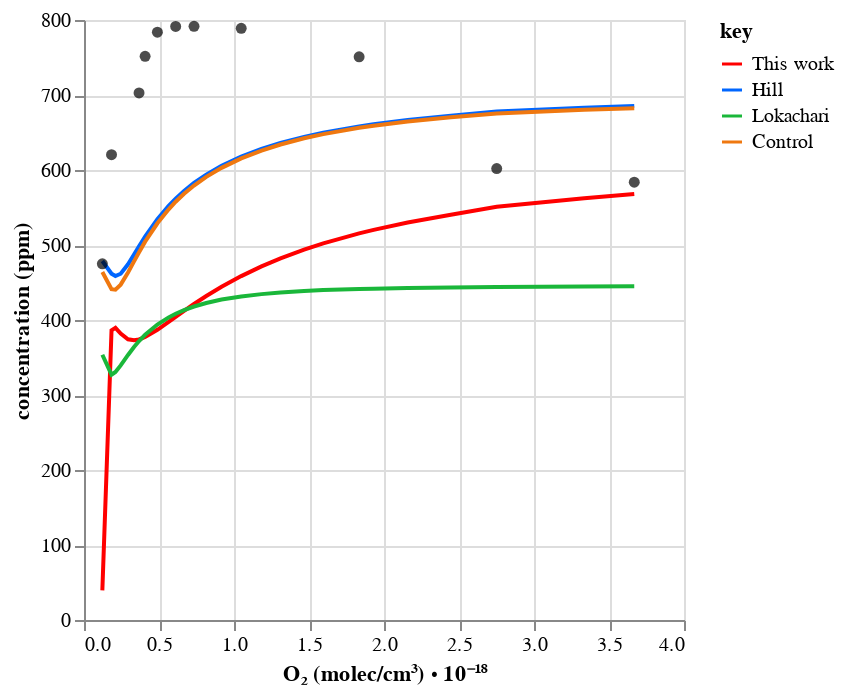
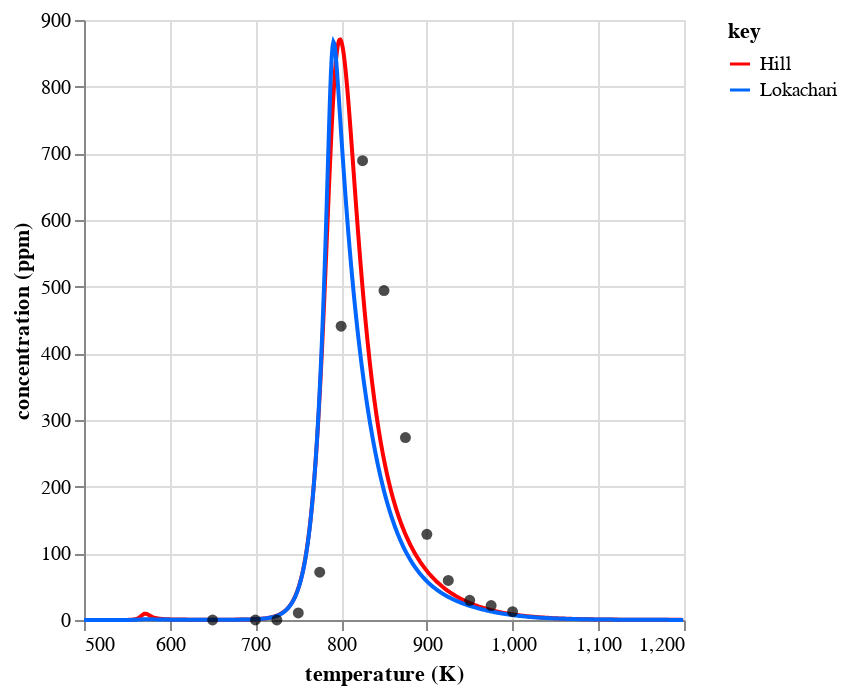
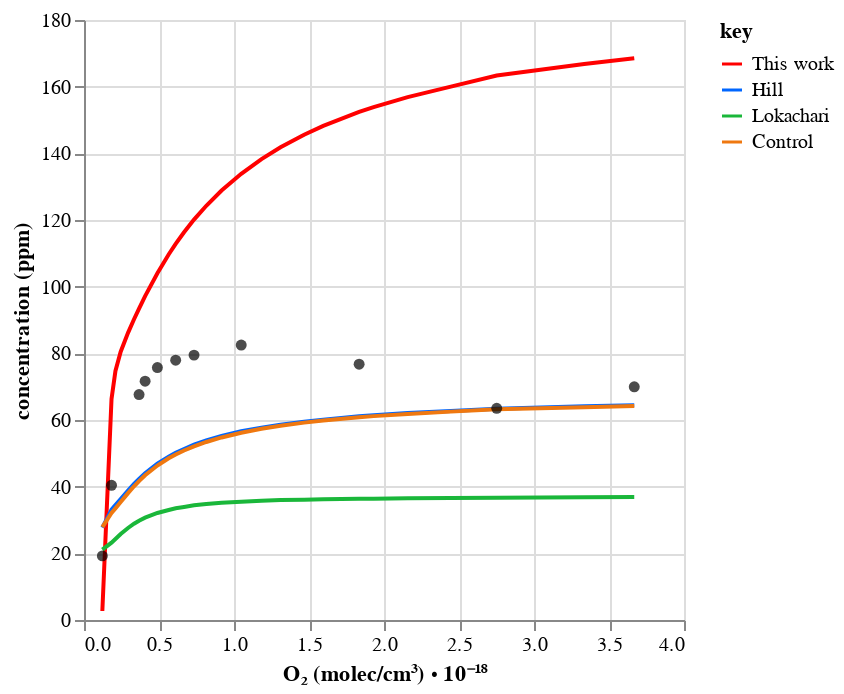
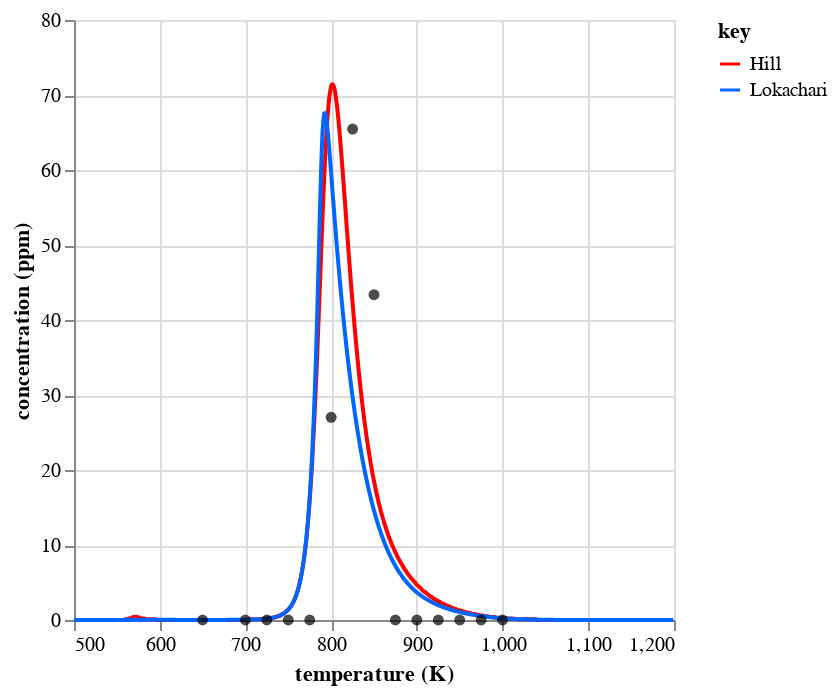

Here is the notebook cell these charts were saved with, in order:
### Code cell
chart_o2_dct = workflow.plot_o2_simulation(
    tag,
    line_source_=["Hill", "Lokachari"],
    point_source="Experiment",
    root_path=root_path,
    control=True,
)
chart_t_dct = workflow.plot_t_simulation(
    tag,
    line_source_=["Hill", "Lokachari"],
    point_source="Experiment",
    root_path=root_path,
    control=False,
)
# for name in chart_o2_dct:
for name in chart_t_dct:
    print(name, smiles_dct[name])
    chi = amchi_dct[name]
    automol.amchi.display(chi)
    chart_o2 = chart_o2_dct[name]
    display(chart_o2)
    chart_t = chart_t_dct[name]
    display(chart_t)

### Figure 1 — Vega-Lite specification as saved in the notebook (floating-point values rounded to 4 significant figures)
{"config": {"view": {"continuousWidth": 300, "continuousHeight": 300}}, "layer": [{"data": {"name": "data-a2fe264fff430966f3b65ac6851e4b63"}, "mark": {"type": "line"}, "encoding": {"color": {"field": "key", "scale": {"domain": ["This work", "Hill", "Lokachari", "Control"], "range": ["#ff0000", "#0066ff", "#1ab73a", "#ef7810"]}, "type": "nominal"}, "x": {"field": "O2_molecules", "title": "O₂ (molec/cm³) ⋅ 10⁻¹⁸", "type": "quantitative"}, "y": {"field": "value", "title": "concentration (ppm)", "type": "quantitative"}}, "transform": [{"fold": ["This work", "Hill", "Lokachari", "Control"]}]}, {"data": {"name": "data-4b82953d89d4de3f4f86e035719410fe"}, "mark": {"type": "circle"}, "encoding": {"color": {"value": "black"}, "x": {"field": "O2_molecules", "type": "quantitative"}, "y": {"field": "Experiment", "type": "quantitative"}}}], "$schema": "https://vega.github.io/schema/vega-lite/v5.20.1.json", "datasets": {"data-a2fe264fff430966f3b65ac6851e4b63": [{"O2_molecules": 0.1223, "This work": 39.52, "Hill": 478.7, "Lokachari": 353.7, "Control": 463.9}, {"O2_molecules": 0.1835, "This work": 386.2, "Hill": 461.8, "Lokachari": 327.1, "Control": 441.2}, {"O2_molecules": 0.2096, "This work": 389.6, "Hill": 458.6, "Lokachari": 330.7, "Control": 440.5}, {"O2_molecules": 0.2446, "This work": 381.8, "Hill": 461.7, "Lokachari": 339.5, "Control": 447.1}, {"O2_molecules": 0.2935, "This work": 374.3, "Hill": 474.3, "Lokachari": 353.4, "Control": 463.3}, {"O2_molecules": 0.3335, "This work": 372.9, "Hill": 487.2, "Lokachari": 364.0, "Control": 478.2}, {"O2_molecules": 0.367, "This work": 374.1, "Hill": 498.2, "Lokachari": 371.9, "Control": 490.4}, {"O2_molecules": 0.4074, "This work": 377.3, "Hill": 511.1, "Lokachari": 380.3, "Control": 504.4}, {"O2_molecules": 0.4893, "This work": 387.0, "Hill": 534.3, "Lokachari": 393.9, "Control": 529.0}, {"O2_molecules": 0.5644, "This work": 397.5, "Hill": 552.1, "Lokachari": 403.5, "Control": 547.6}, {"O2_molecules": 0.6112, "This work": 404.3, "Hill": 561.8, "Lokachari": 408.3, "Control": 557.7}, {"O2_molecules": 0.667, "This work": 412.2, "Hill": 572.0, "Lokachari": 413.2, "Control": 568.2}, {"O2_molecules": 0.7335, "This work": 421.3, "Hill": 582.7, "Lokachari": 418.0, "Control": 579.3}, {"O2_molecules": 0.8152, "This work": 432.0, "Hill": 593.9, "Lokachari": 422.7, "Control": 590.8}, {"O2_molecules": 0.9171, "This work": 444.3, "Hill": 605.6, "Lokachari": 427.3, "Control": 602.9}, {"O2_molecules": 1.048, "This work": 458.5, "Hill": 617.9, "Lokachari": 431.3, "Control": 615.5}, {"O2_molecules": 1.183, "This work": 471.4, "Hill": 628.1, "Lokachari": 434.5, "Control": 625.9}, {"O2_molecules": 1.31, "This work": 482.1, "Hill": 636.0, "Lokachari": 436.7, "Control": 634.0}, {"O2_molecules": 1.467, "This work": 493.8, "Hill": 644.1, "Lokachari": 438.7, "Control": 642.3}, {"O2_molecules": 1.595, "This work": 502.1, "Hill": 649.6, "Lokachari": 439.9, "Control": 647.8}, {"O2_molecules": 1.834, "This work": 515.5, "Hill": 658.0, "Lokachari": 441.4, "Control": 656.3}, {"O2_molecules": 1.931, "This work": 520.2, "Hill": 660.9, "Lokachari": 441.8, "Control": 659.1}, {"O2_molecules": 2.158, "This work": 530.0, "Hill": 666.6, "Lokachari": 442.6, "Control": 664.7}, {"O2_molecules": 2.446, "This work": 540.3, "Hill": 672.3, "Lokachari": 443.3, "Control": 670.2}, {"O2_molecules": 2.751, "This work": 551.0, "Hill": 677.9, "Lokachari": 444.0, "Control": 675.4}, {"O2_molecules": 3.335, "This work": 562.3, "Hill": 683.1, "Lokachari": 444.6, "Control": 680.2}, {"O2_molecules": 3.668, "This work": 568.1, "Hill": 685.5, "Lokachari": 445.1, "Control": 682.2}], "data-4b82953d89d4de3f4f86e035719410fe": [{"O2_molecules": 0.1223, "Experiment": 475.0}, {"O2_molecules": 0.1835, "Experiment": 620.4}, {"O2_molecules": 0.367, "Experiment": 702.8}, {"O2_molecules": 0.4074, "Experiment": 751.5}, {"O2_molecules": 0.4893, "Experiment": 783.7}, {"O2_molecules": 0.6112, "Experiment": 791.4}, {"O2_molecules": 0.7335, "Experiment": 791.6}, {"O2_molecules": 1.048, "Experiment": 788.9}, {"O2_molecules": 1.834, "Experiment": 751.0}, {"O2_molecules": 2.751, "Experiment": 602.0}, {"O2_molecules": 3.668, "Experiment": 583.8}]}}

### Figure 2 — Vega-Lite specification as saved in the notebook (floating-point values rounded to 4 significant figures; data arrays with more than 128 entries replaced by an {"elided": "..."} marker saying what was removed)
{"config": {"view": {"continuousWidth": 300, "continuousHeight": 300}}, "layer": [{"data": {"name": "data-587c97f4a7a95d28dbf591758d14aa07"}, "mark": {"type": "line"}, "encoding": {"color": {"field": "key", "scale": {"domain": ["Hill", "Lokachari"], "range": ["#ff0000", "#0066ff"]}, "type": "nominal"}, "x": {"field": "temperature", "title": "temperature (K)", "type": "quantitative"}, "y": {"field": "value", "title": "concentration (ppm)", "type": "quantitative"}}, "transform": [{"fold": ["Hill", "Lokachari"]}]}, {"data": {"name": "data-91fd7b235e5af322ec79d554ea1aa21f"}, "mark": {"type": "circle"}, "encoding": {"color": {"value": "black"}, "x": {"field": "temperature", "type": "quantitative"}, "y": {"field": "Experiment", "type": "quantitative"}}}], "$schema": "https://vega.github.io/schema/vega-lite/v5.20.1.json", "datasets": {"data-587c97f4a7a95d28dbf591758d14aa07": {"elided": "700 records"}, "data-91fd7b235e5af322ec79d554ea1aa21f": [{"temperature": 650, "Experiment": 0.0}, {"temperature": 700, "Experiment": 0.0}, {"temperature": 725, "Experiment": 0.0}, {"temperature": 750, "Experiment": 10.55}, {"temperature": 775, "Experiment": 71.72}, {"temperature": 800, "Experiment": 440.6}, {"temperature": 825, "Experiment": 688.9}, {"temperature": 850, "Experiment": 494.2}, {"temperature": 875, "Experiment": 273.7}, {"temperature": 900, "Experiment": 128.5}, {"temperature": 925, "Experiment": 59.38}, {"temperature": 950, "Experiment": 29.48}, {"temperature": 975, "Experiment": 21.68}, {"temperature": 1000, "Experiment": 12.54}]}}

### Figure 3 — Vega-Lite specification as saved in the notebook (floating-point values rounded to 4 significant figures)
{"config": {"view": {"continuousWidth": 300, "continuousHeight": 300}}, "layer": [{"data": {"name": "data-c421e8b30380e0ebf3b23a314e076f32"}, "mark": {"type": "line"}, "encoding": {"color": {"field": "key", "scale": {"domain": ["This work", "Hill", "Lokachari", "Control"], "range": ["#ff0000", "#0066ff", "#1ab73a", "#ef7810"]}, "type": "nominal"}, "x": {"field": "O2_molecules", "title": "O₂ (molec/cm³) ⋅ 10⁻¹⁸", "type": "quantitative"}, "y": {"field": "value", "title": "concentration (ppm)", "type": "quantitative"}}, "transform": [{"fold": ["This work", "Hill", "Lokachari", "Control"]}]}, {"data": {"name": "data-cf989b38a5c47983aff418ceb98a0330"}, "mark": {"type": "circle"}, "encoding": {"color": {"value": "black"}, "x": {"field": "O2_molecules", "type": "quantitative"}, "y": {"field": "Experiment", "type": "quantitative"}}}], "$schema": "https://vega.github.io/schema/vega-lite/v5.20.1.json", "datasets": {"data-c421e8b30380e0ebf3b23a314e076f32": [{"O2_molecules": 0.1223, "This work": 2.708, "Hill": 27.7, "Lokachari": 21.1, "Control": 27.87}, {"O2_molecules": 0.1835, "This work": 66.32, "Hill": 33.1, "Lokachari": 23.2, "Control": 32.13}, {"O2_molecules": 0.2096, "This work": 74.72, "Hill": 34.5, "Lokachari": 24.3, "Control": 33.5}, {"O2_molecules": 0.2446, "This work": 80.51, "Hill": 36.3, "Lokachari": 25.8, "Control": 35.4}, {"O2_molecules": 0.2935, "This work": 86.14, "Hill": 38.8, "Lokachari": 27.6, "Control": 38.07}, {"O2_molecules": 0.3335, "This work": 90.21, "Hill": 40.8, "Lokachari": 28.9, "Control": 40.11}, {"O2_molecules": 0.367, "This work": 93.42, "Hill": 42.3, "Lokachari": 29.8, "Control": 41.68}, {"O2_molecules": 0.4074, "This work": 97.17, "Hill": 44.0, "Lokachari": 30.7, "Control": 43.41}, {"O2_molecules": 0.4893, "This work": 104.0, "Hill": 46.9, "Lokachari": 32.1, "Control": 46.33}, {"O2_molecules": 0.5644, "This work": 109.6, "Hill": 49.0, "Lokachari": 33.0, "Control": 48.5}, {"O2_molecules": 0.6112, "This work": 112.8, "Hill": 50.2, "Lokachari": 33.5, "Control": 49.66}, {"O2_molecules": 0.667, "This work": 116.3, "Hill": 51.3, "Lokachari": 33.9, "Control": 50.86}, {"O2_molecules": 0.7335, "This work": 120.1, "Hill": 52.6, "Lokachari": 34.4, "Control": 52.11}, {"O2_molecules": 0.8152, "This work": 124.3, "Hill": 53.9, "Lokachari": 34.8, "Control": 53.41}, {"O2_molecules": 0.9171, "This work": 128.8, "Hill": 55.2, "Lokachari": 35.2, "Control": 54.77}, {"O2_molecules": 1.048, "This work": 133.9, "Hill": 56.6, "Lokachari": 35.5, "Control": 56.18}, {"O2_molecules": 1.183, "This work": 138.3, "Hill": 57.7, "Lokachari": 35.8, "Control": 57.36}, {"O2_molecules": 1.31, "This work": 141.8, "Hill": 58.6, "Lokachari": 36.0, "Control": 58.27}, {"O2_molecules": 1.467, "This work": 145.6, "Hill": 59.5, "Lokachari": 36.1, "Control": 59.21}, {"O2_molecules": 1.595, "This work": 148.2, "Hill": 60.1, "Lokachari": 36.2, "Control": 59.85}, {"O2_molecules": 1.834, "This work": 152.4, "Hill": 61.1, "Lokachari": 36.4, "Control": 60.83}, {"O2_molecules": 1.931, "This work": 153.9, "Hill": 61.4, "Lokachari": 36.4, "Control": 61.16}, {"O2_molecules": 2.158, "This work": 156.9, "Hill": 62.1, "Lokachari": 36.5, "Control": 61.83}, {"O2_molecules": 2.446, "This work": 160.0, "Hill": 62.7, "Lokachari": 36.6, "Control": 62.51}, {"O2_molecules": 2.751, "This work": 163.3, "Hill": 63.4, "Lokachari": 36.7, "Control": 63.19}, {"O2_molecules": 3.335, "This work": 166.8, "Hill": 64.1, "Lokachari": 36.8, "Control": 63.86}, {"O2_molecules": 3.668, "This work": 168.6, "Hill": 64.4, "Lokachari": 36.9, "Control": 64.18}], "data-cf989b38a5c47983aff418ceb98a0330": [{"O2_molecules": 0.1223, "Experiment": 19.23}, {"O2_molecules": 0.1835, "Experiment": 40.42}, {"O2_molecules": 0.367, "Experiment": 67.63}, {"O2_molecules": 0.4074, "Experiment": 71.63}, {"O2_molecules": 0.4893, "Experiment": 75.73}, {"O2_molecules": 0.6112, "Experiment": 77.94}, {"O2_molecules": 0.7335, "Experiment": 79.47}, {"O2_molecules": 1.048, "Experiment": 82.48}, {"O2_molecules": 1.834, "Experiment": 76.73}, {"O2_molecules": 2.751, "Experiment": 63.51}, {"O2_molecules": 3.668, "Experiment": 69.95}]}}

### Figure 4 — Vega-Lite specification as saved in the notebook (floating-point values rounded to 4 significant figures; data arrays with more than 128 entries replaced by an {"elided": "..."} marker saying what was removed)
{"config": {"view": {"continuousWidth": 300, "continuousHeight": 300}}, "layer": [{"data": {"name": "data-f3b0e282d96995ae16c9dfe18534e231"}, "mark": {"type": "line"}, "encoding": {"color": {"field": "key", "scale": {"domain": ["Hill", "Lokachari"], "range": ["#ff0000", "#0066ff"]}, "type": "nominal"}, "x": {"field": "temperature", "title": "temperature (K)", "type": "quantitative"}, "y": {"field": "value", "title": "concentration (ppm)", "type": "quantitative"}}, "transform": [{"fold": ["Hill", "Lokachari"]}]}, {"data": {"name": "data-f87f98b57ea59da02eb8a65890c5ca73"}, "mark": {"type": "circle"}, "encoding": {"color": {"value": "black"}, "x": {"field": "temperature", "type": "quantitative"}, "y": {"field": "Experiment", "type": "quantitative"}}}], "$schema": "https://vega.github.io/schema/vega-lite/v5.20.1.json", "datasets": {"data-f3b0e282d96995ae16c9dfe18534e231": {"elided": "700 records"}, "data-f87f98b57ea59da02eb8a65890c5ca73": [{"temperature": 650, "Experiment": 0.0}, {"temperature": 700, "Experiment": 0.0}, {"temperature": 725, "Experiment": 0.0}, {"temperature": 750, "Experiment": 0.0}, {"temperature": 775, "Experiment": 0.0}, {"temperature": 800, "Experiment": 27.03}, {"temperature": 825, "Experiment": 65.45}, {"temperature": 850, "Experiment": 43.37}, {"temperature": 875, "Experiment": 0.0}, {"temperature": 900, "Experiment": 0.0}, {"temperature": 925, "Experiment": 0.0}, {"temperature": 950, "Experiment": 0.0}, {"temperature": 975, "Experiment": 0.0}, {"temperature": 1000, "Experiment": 0.0}]}}
